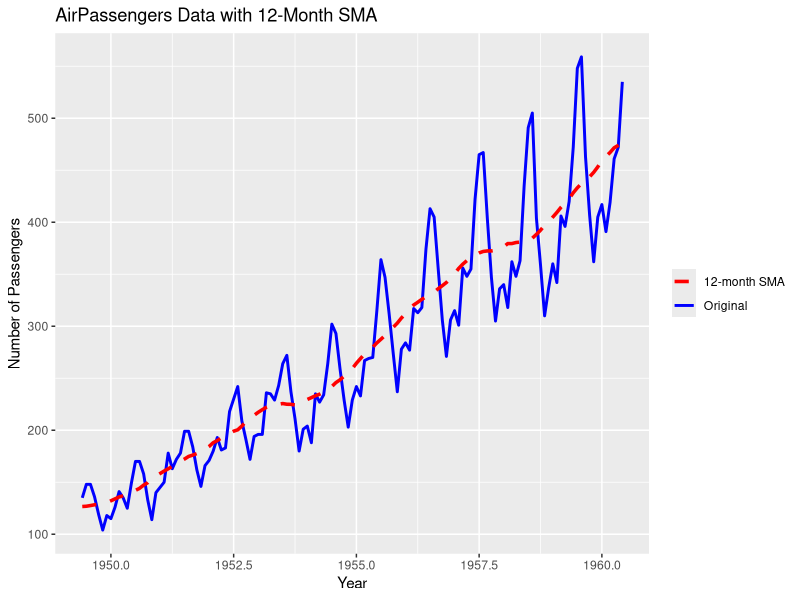
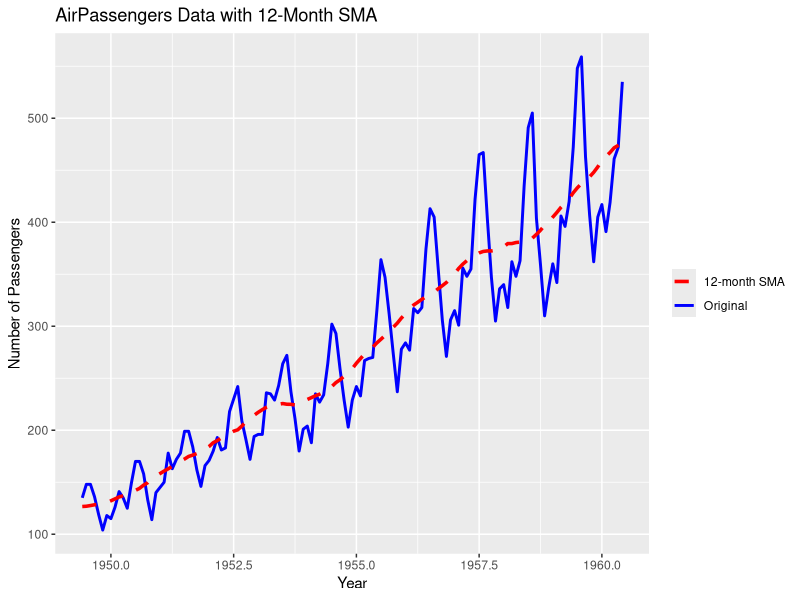

Write the R code that produced these figures, in order.

# Optional: set working directory to current script location (RStudio)
if (requireNamespace("rstudioapi", quietly = TRUE) && rstudioapi::isAvailable()) {
  setwd(dirname(rstudioapi::getActiveDocumentContext()$path))
}
# =====================================================
## 1. Load Libraries, Data, and Calculate SMA
# =====================================================
library(ggplot2)

# Load the AirPassengers dataset
data("AirPassengers")

# Convert AirPassengers time series to a numeric vector
airpassengers_data <- as.numeric(AirPassengers)

# Define the window size for the SMA (12 months)
window_size <- 12

# Calculate the SMA using the 'filter' function from the 'stats' package
sma <- stats::filter(airpassengers_data, rep(1/window_size, window_size), sides = 2)

# Create a data frame for ggplot2
df <- data.frame(
  Year = time(AirPassengers)[!is.na(sma)],
  Original = airpassengers_data[!is.na(sma)],
  SMA = sma[!is.na(sma)]
)

# =====================================================
## 2. Plot the Data with ggplot2
# =====================================================
ggplot(df, aes(x = Year)) +
  geom_line(aes(y = Original, linetype = "Original"), color = "blue", size = 1) +
  geom_line(aes(y = SMA, linetype = "12-month SMA"), color = "red", size = 1.2) +
  scale_linetype_manual(values = c("Original" = "solid",
                                   "12-month SMA" = "dashed"),
                        name = NULL) +
  labs(title = "AirPassengers Data with 12-Month SMA", 
       y = "Number of Passengers", x = "Year")  

ggsave("sma_airpassenger.png", dpi = 300, width = 6, height = 4) 
